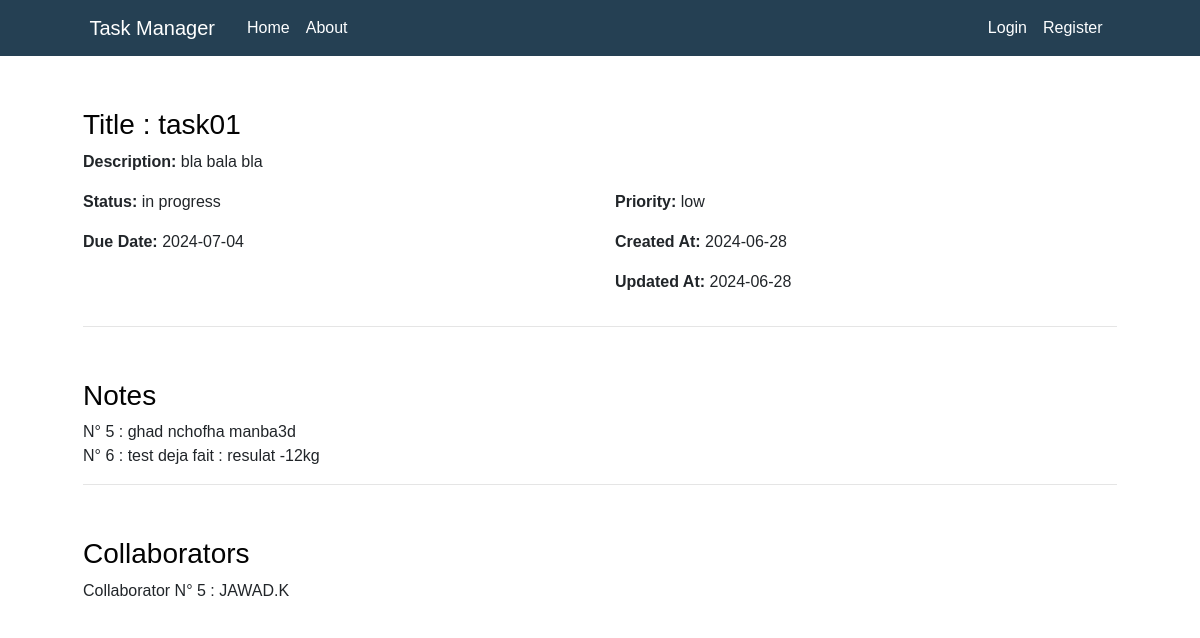
Page /task/8 on the committed database.
### TaskManager/models.py (models this page shows, shortened)
class Task(db.Model):
    id = db.Column(db.Integer, primary_key=True)
    user_id = db.Column(db.Integer, db.ForeignKey('user.id'), nullable=False)
    title = db.Column(db.String(255), nullable=False)
    description = db.Column(db.Text)
    status = db.Column(db.Enum('in progress', 'completed', 'pending'), default='in progress')
    priority = db.Column(db.Enum('low', 'medium', 'high'), default='medium')
    due_date = db.Column(db.DateTime, default=datetime.utcnow)
    created_at = db.Column(db.DateTime, default=datetime.utcnow)
    updated_at = db.Column(db.DateTime, default=datetime.utcnow, onupdate=datetime.utcnow)
    notes = db.relationship(
        'Note', backref='task', lazy=True, cascade='all, delete-orphan')
    task_collaborators = db.relationship(
        'TaskCollaborator', backref='task', lazy=True, cascade='all, delete-orphan')

class Note(db.Model):
    id = db.Column(db.Integer, primary_key=True)
    task_id = db.Column(db.Integer, db.ForeignKey('task.id'), nullable=False)
    content = db.Column(db.Text, nullable=False)
    created_at = db.Column(db.DateTime, default=datetime.utcnow)
    updated_at = db.Column(db.DateTime, default=datetime.utcnow, onupdate=datetime.utcnow)

class TaskCollaborator(db.Model):
    id = db.Column(db.Integer, primary_key=True)
    task_id = db.Column(db.Integer, db.ForeignKey('task.id'), nullable=False)
    user_id = db.Column(db.Integer, db.ForeignKey('user.id'), nullable=False)

class User(db.Model, UserMixin):
    id = db.Column(db.Integer, primary_key=True)
    username = db.Column(db.String(50), unique=True, nullable=False)
    email = db.Column(db.String(100), unique=True, nullable=False)
    password = db.Column(db.String(255), nullable=False)
    date_joined = db.Column(db.DateTime, default=datetime.now)
    last_login = db.Column(db.DateTime, default=datetime.now)
    tasks = db.relationship('Task', backref='user', lazy=True)
    task_collaborators = db.relationship('TaskCollaborator', backref='user', lazy=True)

### TaskManager/routes.py (the view)
@app.route("/task/<int:task_id>")
def task(task_id):
    task = Task.query.get_or_404(task_id)
    return render_template('task.html', title=task.title, task=task)

### TaskManager/templates/task.html
{% extends "layout.html" %}
{% block content %}
<div class="content-section">
    <h3>Title : {{ task.title }}</h3>
    <div class="row">
        <div class="col-md-12">
            <p><strong>Description:</strong> {{ task.description }}</p>
        </div>
    </div>
    <div class="row">
        <div class="col-md-6">
            <p><strong>Status:</strong> {{ task.status }}</p>
        </div>
        <div class="col-md-6">
            <p><strong>Priority:</strong> {{ task.priority }}</p>
        </div>
    </div>
    <div class="row">
        <div class="col-md-6">
            <p><strong>Due Date:</strong> {{ task.due_date.strftime('%Y-%m-%d') }}</p>
        </div>
        <div class="col-md-6">
            <p><strong>Created At:</strong> {{ task.created_at.strftime('%Y-%m-%d') }}</p>
        </div>
    </div>
    <div class="row">
        <div class="col-md-6">
        </div>
        <div class="col-md-6">
            <p><strong>Updated At:</strong> {{ task.updated_at.strftime('%Y-%m-%d') }}</p>
        </div>
    </div>
    <hr>
</div>
    <div class="content-section">
        <h3>Notes</h3>
        <ul class="list-group">
            {% for note in task.notes %}
            <span class="note-content"> N° {{ note.id }} : {{ note.content }}</span>
            {% endfor %}
        </ul>
        <hr>
    </div>
    <div class="content-section">
        <h3>Collaborators</h3>
        <ul class="list-group">
            {% for collaborator in task.task_collaborators %}
                <span class="note-content">Collaborator N° {{ collaborator.id }} : {{ collaborator.user.username }}</span>
            {% endfor %}
        </ul>
    </div>
{% endblock content %}

### TaskManager/templates/layout.html (shortened to what this page needs)
<!DOCTYPE html>
<html>
<head>
    <link rel="stylesheet" href="https://maxcdn.bootstrapcdn.com/bootstrap/4.0.0/css/bootstrap.min.css">
    <link rel="stylesheet" type="text/css" href="{{ url_for('static', filename='main.css') }}">
</head>
<body>
    <header class="site-header">
      <nav class="navbar navbar-expand-md navbar-dark bg-steel fixed-top">
        <div class="container">
          <a class="navbar-brand mr-4" href="/">Task Manager</a>
          <div class="collapse navbar-collapse" id="navbarToggle">
            <div class="navbar-nav mr-auto">
              <a class="nav-item nav-link" href="{{ url_for('home') }}">Home</a>
              <a class="nav-item nav-link" href="{{ url_for('about') }}">About</a>
            </div>
            <div class="navbar-nav">
              {% if current_user.is_authenticated %}
                <a class="nav-item nav-link" href="{{ url_for('all_tasks') }}"> All Tasks </a>
                <a class="nav-item nav-link" href="{{ url_for('new_task') }}">New Task</a>
                <a class="nav-item nav-link" href="{{ url_for('account') }}">{{ current_user.username }}'s Account</a>
                <a class="nav-item nav-link" href="{{ url_for('logout') }}">Logout</a>
                <div class="navbar-nav">
                    <a class="nav-item nav-link" href="{{ url_for('all_tasks') }}"> added </a>
                </div>
              {% else %}
                <a class="nav-item nav-link" href="{{ url_for('login') }}">Login</a>
                <a class="nav-item nav-link" href="{{ url_for('register') }}">Register</a>
              {% endif %}
            </div>
          </div>
        </div>
      </nav>
    </header>
    <main role="main" class="container">
      <div class="row">
        <div class="col-md-12">
          {% block content %}{% endblock %}
        </div>
      </div>
    </main>
  </body>
</html>

### TaskManager/static/main.css (style rules this page uses)
body { width: 100%; height: 100vh; font-family: Arial, sans-serif; background-image: url('my-main.jpg'); background-position: center; background-size: cover; position: relative; margin-top: 5rem; }
h1, h2, h3, h4, h5, h6 { color: #030303; }
.bg-steel { background-color: #254053; color: #ffffff; }
.container { width: 90%; max-width: 1200px; margin: 0 auto; }
.content-section { background: #ffffff; padding: 8px; border-radius: 2px; margin-top: 20px; }
.site-header .navbar-nav .nav-link { color: #fdfeff; }
.note-content { font-size: 1rem; font-weight: normal; }

### rows in the picture
Task: title "task01", description "bla bala bla", status "in progress", priority "low", due_date "2024-07-04", created_at "2024-06-28", updated_at "2024-06-28"
Note: id "5", content "ghad nchofha manba3d"
Note: id "6", content "test deja fait : resulat -12kg"
TaskCollaborator: id "5", user.username "JAWAD.K"
